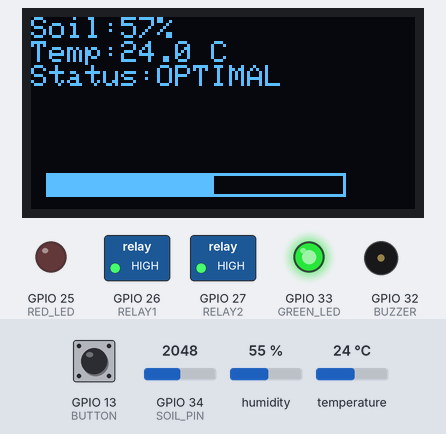
Bench run of a sketch on a simulated ESP32. Shown: 128×64 one-colour display, switched loads named in the sketch (green lamp = pin HIGH), output pins drawn as LEDs (lit = HIGH), buzzer (waves = sounding, pin HIGH). The inputs (shaded band) are chosen by the test bench; at power-on: GPIO 34 (SOIL_PIN) = 2048, GPIO 13 (BUTTON) HIGH, temperature 24 °C, humidity 55 %. What the sketch prints to the serial monitor is not drawn.

Above: at 5.6 s.
5.7 s: GPIO 34 (SOIL_PIN) set to 2539
At 10.4 s:
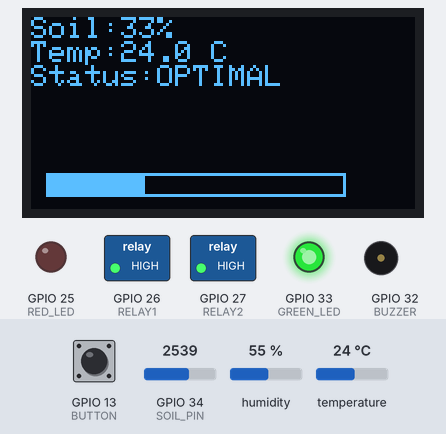
11.5 s: GPIO 34 (SOIL_PIN) set to 2663
At 15.4 s:
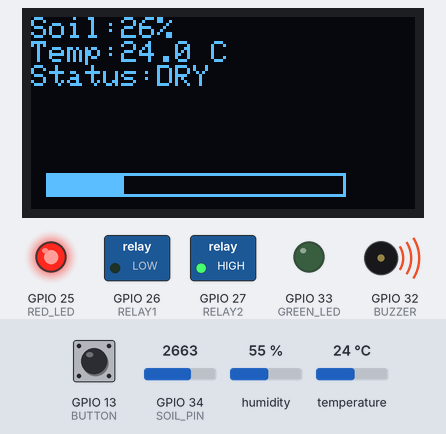
16.5 s: GPIO 34 (SOIL_PIN) set to 1228
At 20.4 s:
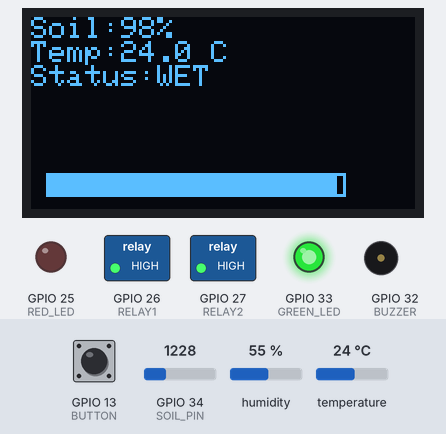
21.5 s: GPIO 13 (BUTTON) pulled LOW for 0.15 s
At 22.6 s:
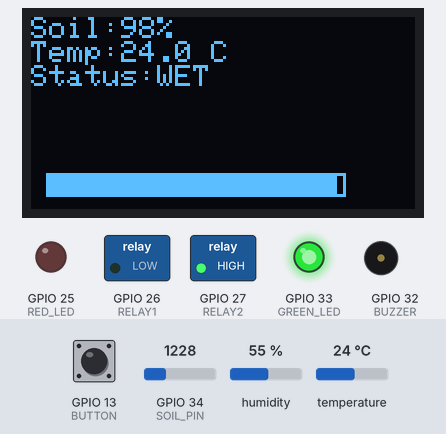
28.0 s: temperature set to 12 °C
At 30.4 s:
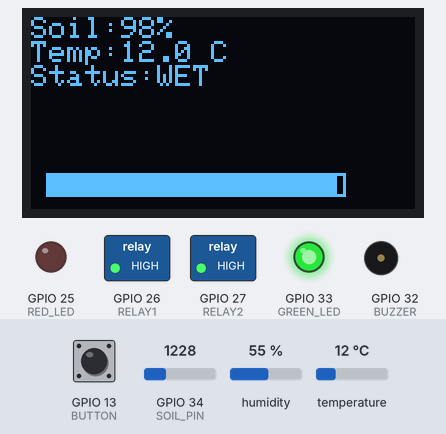
31.5 s: temperature set to 19 °C
Timing chart, 0 to 34.5 s (numbered marks = the images above; inputs shaded):
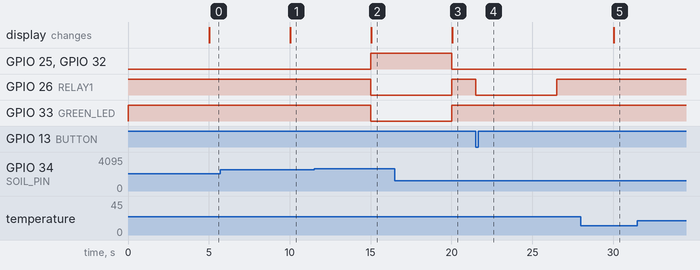

The sketch:

plant_watering.ino
```cpp
/*******************
  Smart Plant Watering Monitor
  IIT Jammu Summer School 2026
*******************/

#include <Wire.h>
#include <DHTesp.h>
#include <Adafruit_GFX.h>
#include <Adafruit_SSD1306.h>

#define SCREEN_WIDTH 128
#define SCREEN_HEIGHT 64

Adafruit_SSD1306 display(SCREEN_WIDTH, SCREEN_HEIGHT, &Wire, -1);
DHTesp dht;

#define SOIL_PIN     34
#define DHT_PIN      4
#define RELAY1       26
#define RELAY2       27
#define BUTTON       13
#define RED_LED      25
#define GREEN_LED    33
#define BUZZER       32

const int DRY_VALUE = 3200;
const int WET_VALUE = 1200;

int soilPercent = 0;
float temperature = 0;
float humidity = 0;

bool pumpOn = false;
bool manualMode = false;

unsigned long lastRead = 0;
unsigned long manualStart = 0;

const unsigned long SENSOR_INTERVAL = 5000;

String statusText = "OPTIMAL";

void setup()
{
  Serial.begin(115200);

  pinMode(RELAY1, OUTPUT);
  pinMode(RELAY2, OUTPUT);

  pinMode(RED_LED, OUTPUT);
  pinMode(GREEN_LED, OUTPUT);

  pinMode(BUZZER, OUTPUT);

  pinMode(BUTTON, INPUT_PULLUP);

  digitalWrite(RELAY1, HIGH);
  digitalWrite(RELAY2, HIGH);

  digitalWrite(RED_LED, LOW);
  digitalWrite(GREEN_LED, HIGH);

  dht.setup(DHT_PIN, DHTesp::DHT11);

  Wire.begin(21,22);

  if(!display.begin(SSD1306_SWITCHCAPVCC,0x3C))
  {
    Serial.println("OLED Failed");
    while(true);
  }

  display.clearDisplay();
  display.setTextColor(SSD1306_WHITE);
  display.setTextSize(1);

  display.setCursor(15,20);
  display.println("Plant Monitor");
  display.display();

  delay(2000);
}

void loop()
{
  if(millis()-lastRead>=SENSOR_INTERVAL)
  {
    lastRead=millis();

    readSensors();

    automaticControl();

    updateDisplay();

    printSerial();
  }

  checkButton();

  manualWatering();
}

void readSensors()
{
  int raw = analogRead(SOIL_PIN);

  soilPercent = map(raw,DRY_VALUE,WET_VALUE,0,100);
  soilPercent = constrain(soilPercent,0,100);

  TempAndHumidity data = dht.getTempAndHumidity();

  temperature = data.temperature;
  humidity = data.humidity;
}

void automaticControl()
{
  if(manualMode) return;

  if(!pumpOn && soilPercent<30)
  {
    pumpOn=true;
  }

  if(pumpOn && soilPercent>40)
  {
    pumpOn=false;
  }

  digitalWrite(RELAY1,pumpOn?LOW:HIGH);

  if(soilPercent<30)
  {
    statusText="DRY";

    digitalWrite(RED_LED,HIGH);
    digitalWrite(GREEN_LED,LOW);

    digitalWrite(BUZZER,HIGH);
  }
  else if(soilPercent<=70)
  {
    statusText="OPTIMAL";

    digitalWrite(RED_LED,LOW);
    digitalWrite(GREEN_LED,HIGH);

    digitalWrite(BUZZER,LOW);
  }
  else
  {
    statusText="WET";

    digitalWrite(RED_LED,LOW);
    digitalWrite(GREEN_LED,HIGH);

    digitalWrite(BUZZER,LOW);
  }
}

void checkButton()
{
  static bool lastState=HIGH;

  bool current=digitalRead(BUTTON);

  if(lastState==HIGH && current==LOW)
  {
    manualMode=true;
    manualStart=millis();

    digitalWrite(RELAY1,LOW);

    Serial.println("Manual Watering Started");

    delay(200);
  }

  lastState=current;
}


void manualWatering()
{
  if(manualMode)
  {
    if(millis()-manualStart>=5000)
    {
      manualMode=false;

      digitalWrite(RELAY1,HIGH);

      Serial.println("Manual Watering Finished");
    }
  }
}

void updateDisplay()
{
  display.clearDisplay();

  display.setCursor(0,0);
  display.print("Soil:");
  display.print(soilPercent);
  display.println("%");

  display.print("Temp:");
  display.print(temperature,1);
  display.println(" C");

  display.print("Status:");
  display.println(statusText);

  display.drawRect(5,52,100,8,WHITE);

  int bar=map(soilPercent,0,100,0,98);

  display.fillRect(6,53,bar,6,WHITE);

  display.display();
}

void printSerial()
{
  Serial.print("SOIL:");
  Serial.print(soilPercent);
  Serial.print("% | ");

  Serial.print("TEMP:");
  Serial.print(temperature);

  Serial.print(" C | ");

  Serial.print("HUM:");
  Serial.print(humidity);

  Serial.print("% | ");

  Serial.print("STATUS:");

  Serial.println(statusText);
}
```

Measured:
- the behaviour switches between 2600 and 2601 on GPIO 34 (SOIL_PIN) (found by bisection; images 1 and 2)
- after the input at 5.7 s, the display: changes after 4.3 s (image 1)
- after the input at 11.5 s, GPIO 25 (RED_LED), GPIO 32 (BUZZER): LOW → HIGH after 3.5 s; GPIO 26 (RELAY1), GPIO 33 (GREEN_LED): HIGH → LOW after 3.5 s; the display: changes after 3.5 s (image 2)
- after the input at 16.5 s, GPIO 25 (RED_LED), GPIO 32 (BUZZER): HIGH → LOW after 3.5 s; GPIO 26 (RELAY1), GPIO 33 (GREEN_LED): LOW → HIGH after 3.5 s; the display: changes after 3.5 s (image 3)
- after the input at 21.5 s, GPIO 26 (RELAY1): HIGH → LOW at once, → HIGH 5.0 s later
- after the input at 28.0 s, the display: changes after 2.0 s (image 5)
